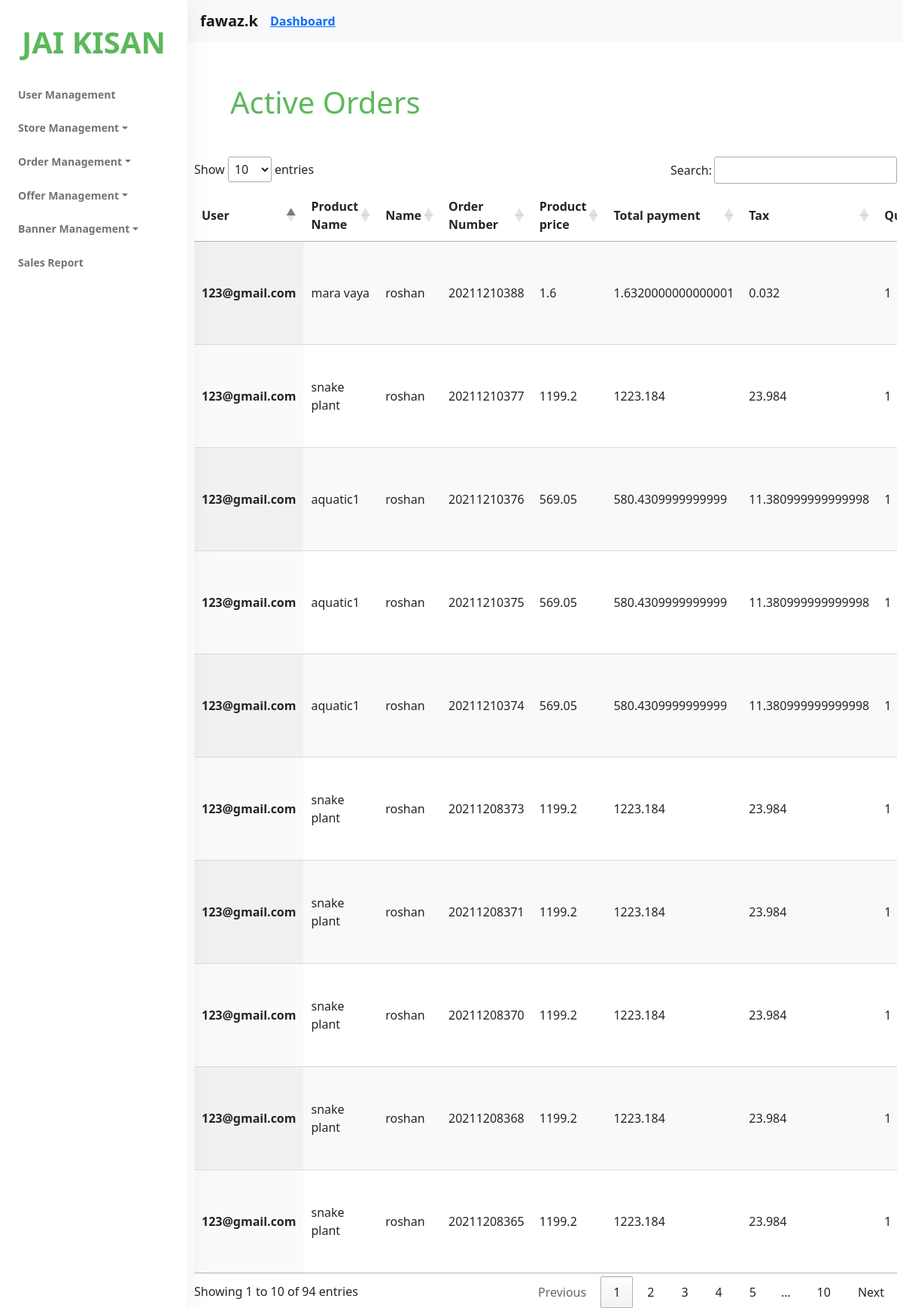
Page /adminpanel/order_list (signed in) on the committed database.
### accounts/models.py (models this page shows, shortened)
class Account(AbstractBaseUser):
    first_name = models.CharField(max_length=50)
    last_name = models.CharField(max_length=50)
    username = models.CharField(max_length=50)
    email = models.CharField(max_length=50,unique=True)
    phone_number=models.CharField(('mobile number'), max_length=20, unique=True)
    profile_img = models.ImageField( null=True, blank=True, upload_to='userprofile')
    city = models.CharField(max_length=50,null=True)
    state = models.CharField(max_length=50,null=True)
    date_joined = models.DateTimeField(auto_now_add=True)
    last_login = models.DateTimeField(auto_now_add=True)
    is_admin = models.BooleanField(default=False)
    is_staff = models.BooleanField(default=False)
    is_active = models.BooleanField(default=True)
    is_superadmin = models.BooleanField(default=False)
    USERNAME_FIELD ='email'
    REQUIRED_FIELDS = ['first_name','last_name','username','phone_number']
    objects = MyAccountManager()

### orders/models.py (models this page shows, shortened)
class OrderProduct(models.Model):
    order = models.ForeignKey(Order,on_delete=models.CASCADE)
    payment = models.ForeignKey(Payment, on_delete=models.SET_NULL, blank=True, null=True,default=None)
    user = models.ForeignKey(Account, on_delete=models.CASCADE)
    product = models.ForeignKey(Product, on_delete=models.CASCADE)
    variations = models.ManyToManyField(Variation, blank=True)
    quantity = models.IntegerField()
    product_price = models.FloatField()
    status = models.IntegerField(choices=STATUS,default=1)
    ordered = models.BooleanField(default=False)
    created_at = models.DateTimeField(auto_now_add=True)
    updated_at = models.DateTimeField(auto_now=True)

class Order(models.Model):
    user = models.ForeignKey(Account,on_delete=models.SET_NULL,null=True)
    payment = models.ForeignKey(Payment,on_delete=models.SET_NULL,blank=True,null=True)
    name = models.CharField(max_length=200)
    phone = models.CharField(max_length=15)
    address = models.CharField(max_length=200)
    pincode = models.CharField(max_length=20)
    locality = models.CharField(max_length=200)
    city = models.CharField(max_length=50)
    state = models.CharField(max_length=50)
    landmark = models.CharField(max_length=200)
    alternate_phone = models.CharField(max_length=200)
    order_number = models.CharField(max_length=200)
    order_total = models.FloatField()
    tax = models.FloatField()
    is_ordered = models.BooleanField(default=False)
    created_at = models.DateTimeField(auto_now_add=True)
    updated_at = models.DateTimeField(auto_now=True)

### store/models.py (models this page shows, shortened)
class Product(models.Model):
    product_name  = models.CharField(max_length=200, unique=True)
    slug          = models.SlugField(max_length=200, unique=True)
    description   = models.TextField(max_length=200,blank=True)
    price         = models.IntegerField(null=True)
    tax           = models.IntegerField(null=True)
    images_one    = models.ImageField(upload_to='images/products',blank=True)
    images_two    = models.ImageField(upload_to='images/products',blank=True)
    images_three  = models.ImageField(upload_to='images/products',blank=True)
    stock         = models.IntegerField()
    is_available  = models.BooleanField(default=True)
    p_category    = models.ForeignKey(category,on_delete=models.CASCADE)
    create_date   = models.DateTimeField(auto_now_add=True)
    modified_date = models.DateTimeField(auto_now=True)
    def __str__(self):
        return self.product_name

### admin_panel/views.py (the view)
# urls.py: path('order_list',views.order_list,name='order_list'),
@staff_member_required(login_url='adminpanel')
def order_list(request):
    order_list = OrderProduct.objects.all().order_by('-created_at')
    context = {
        'order_list':order_list,
    }
    return render(request,'adminpanel/order_list.html',context)

### cart/context_processors.py (called while the page is built, shortened)
def counter(request):
    cart_count = 0
    if 'admin' in request.path:
        return{}
    return dict(cart_count=cart_count)

### category/context_processors.py (called while the page is built)
def menu_links(request):
    links = category.objects.all()
    return dict(links=links)

### templates/adminpanel/order_list.html (shortened to what this page needs)
{% load static %}
{% include 'adminpanel/nav.html' %}
<!DOCTYPE html>
<html lang="en">
<head>
    <link rel="stylesheet" href="https://cdn.jsdelivr.net/npm/bootstrap@5.0.0-beta1/dist/css/bootstrap.min.css">
    <link rel="stylesheet" type="text/css" href="https://cdn.datatables.net/1.11.3/css/jquery.dataTables.css">
</head>
<body>
    <div class="header ">
        <div class="align-items-">
            <div class="px-2 col-lg-12 col-7">
                <div class="table-responsive">
                    <div>
                        <h1 style="color:#5cb85c" class="m-5">Active Orders</h1>
                    </div>
                    <table id="table" class="display">
                        <thead>
                            <tr>
                                <th scope="col">User</th>
                                <th scope="col">Product Name</th>
                                <th scope="col">Name</th>
                                <th scope="col">Order Number</th>
                                <th scope="col">Product price</th>
                                <th scope="col">Total payment</th>
                                <th scope="col">Tax</th>
                                <th scope="col">Quantity</th>
                            </tr>
                        </thead>
                        <tbody>
                            {% for x in order_list %}
                            {% if x.status != 4 and x.status != 0 %}
                            <tr>
                                <th scope="row">
                                    {{ x.user }}
                                </th>
                                <td>
                                    {{ x.product }}
                                </td>
                                <td>
                                    {{ x.order.name }}
                                </td>
                                <td>
                                    {{ x.order.order_number }}
                                </td>
                                <td>
                                    {{ x.product_price }}
                                </td>
                                <td>
                                    {{ x.order.order_total }}
                                </td>
                                <td>
                                    {{ x.order.tax }}
                                </td>
                                <td>
                                    {{ x.quantity }}
                                </td>
                            </tr>
                            {% endif %}
                            {% endfor %}
                        </tbody>
                    </table>
                </div>
            </div>
        </div>
    </div>
</body>
</html>

### templates/adminpanel/nav.html (shortened to what this page needs)
{% extends 'adminpanel/base.html' %}
{% load static %}
{% block content %}
<nav class="sidenav navbar navbar-vertical  fixed-left  navbar-expand-xs navbar-light bg-white" id="sidenav-main">
    <div class="scrollbar-inner">
        <div class="sidenav-header  align-items-center">
            <a class="navbar-brand" href="javascript:void(0)">
                <h1 style="color: #5cb85c;"><b>JAI KISAN</b></h1>
            </a>
        </div>
        <div class="navbar-inner">
            <div class="collapse navbar-collapse" id="sidenav-collapse-main">
                <ul class="navbar-nav">
                    <li class="nav-item">
                        <a class="nav-link" href="{% url 'user_list' %}">
                            <b >User Management</b>
                        </a>
                </li>
                    <li class="nav-item dropdown">
                        <a class="nav-link dropdown-toggle" href="#" id="navbarDropdown" role="button" data-toggle="dropdown" aria-haspopup="true" aria-expanded="false">
                          <b>Store Management</b>
                        </a>
                      </li>
                      <li class="nav-item dropdown">
                        <a class="nav-link dropdown-toggle" href="#" id="navbarDropdown" role="button" data-toggle="dropdown" aria-haspopup="true" aria-expanded="false">
                          <b>Order Management</b>
                        </a>
                      </li>
                      <li class="nav-item dropdown">
                        <a class="nav-link dropdown-toggle" href="#" id="navbarDropdown" role="button" data-toggle="dropdown" aria-haspopup="true" aria-expanded="false">
                          <b>Offer Management</b>
                        </a>
                      </li>
                      <li class="nav-item dropdown">
                        <a class="nav-link dropdown-toggle" href="#" id="navbarDropdown" role="button" data-toggle="dropdown" aria-haspopup="true" aria-expanded="false">
                          <b>Banner Management</b>
                        </a>
                      </li>
                      <li class="nav-item">
                        <a class="nav-link" href="{% url 'product_sales' %}">
                            <b >Sales Report</b>
                        </a>
                </li>
                </ul>
            </div>
        </div>
    </div>
</nav>
<div class="main-content" id="panel">
    <nav class="navbar navbar-expand-lg navbar-light bg-light">
        <b class="navbar-brand" style="justify-content: end;" >{{ user.username }}</b>
        <a  href="{% url 'admin_dashboard' %}"><b>Dashboard</b></a>
      </nav>
    {% endblock %}

### rows in the picture
Account: username "fawaz.k"
OrderProduct: user "123@gmail.com", product "mara vaya", order.name "roshan", order.order_number "20211210388", product_price "1.6", order.order_total "1.6320000000000001", order.tax "0.032", quantity "1"
OrderProduct: user "123@gmail.com", product "snake plant", order.name "roshan", order.order_number "20211210377", product_price "1199.2", order.order_total "1223.184", order.tax "23.984", quantity "1"
OrderProduct: user "123@gmail.com", product "aquatic1", order.name "roshan", order.order_number "20211210376", product_price "569.05", order.order_total "580.4309999999999", order.tax "11.380999999999998", quantity "1"
OrderProduct: user "123@gmail.com", product "aquatic1", order.name "roshan", order.order_number "20211210375", product_price "569.05", order.order_total "580.4309999999999", order.tax "11.380999999999998", quantity "1"
OrderProduct: user "123@gmail.com", product "aquatic1", order.name "roshan", order.order_number "20211210374", product_price "569.05", order.order_total "580.4309999999999", order.tax "11.380999999999998", quantity "1"
OrderProduct: user "123@gmail.com", product "snake plant", order.name "roshan", order.order_number "20211208373", product_price "1199.2", order.order_total "1223.184", order.tax "23.984", quantity "1"
OrderProduct: user "123@gmail.com", product "snake plant", order.name "roshan", order.order_number "20211208371", product_price "1199.2", order.order_total "1223.184", order.tax "23.984", quantity "1"
OrderProduct: user "123@gmail.com", product "snake plant", order.name "roshan", order.order_number "20211208370", product_price "1199.2", order.order_total "1223.184", order.tax "23.984", quantity "1"
OrderProduct: user "123@gmail.com", product "snake plant", order.name "roshan", order.order_number "20211208368", product_price "1199.2", order.order_total "1223.184", order.tax "23.984", quantity "1"
OrderProduct: user "123@gmail.com", product "snake plant", order.name "roshan", order.order_number "20211208365", product_price "1199.2", order.order_total "1223.184", order.tax "23.984", quantity "1"
